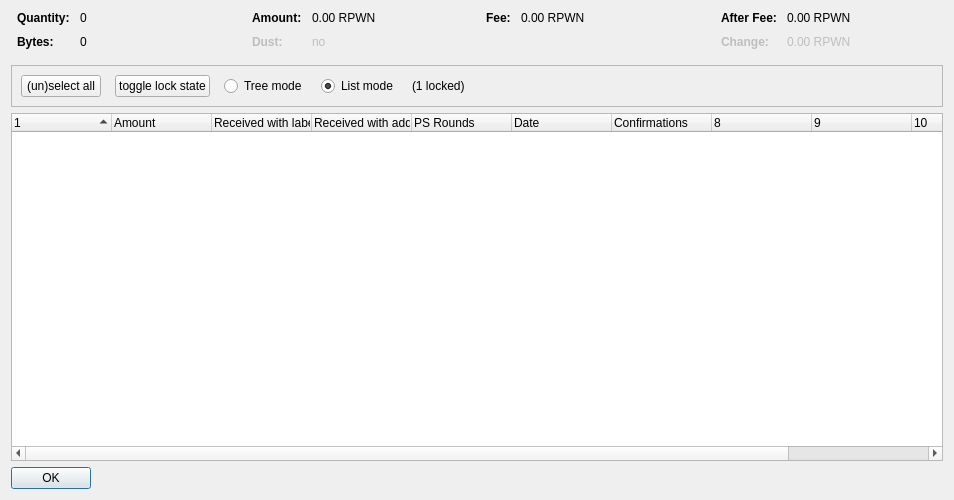
<?xml version="1.0" encoding="UTF-8"?>
<ui version="4.0">
 <class>CoinControlDialog</class>
 <widget class="QDialog" name="CoinControlDialog">
  <property name="geometry">
   <rect>
    <x>0</x>
    <y>0</y>
    <width>954</width>
    <height>500</height>
   </rect>
  </property>
  <property name="windowTitle">
   <string>Coin Selection</string>
  </property>
  <layout class="QVBoxLayout" name="verticalLayout">
   <item>
    <layout class="QHBoxLayout" name="horizontalLayoutTop" stretch="0,0,0,0">
     <property name="topMargin">
      <number>0</number>
     </property>
     <property name="bottomMargin">
      <number>10</number>
     </property>
     <item>
      <layout class="QFormLayout" name="formLayoutCoinControl1">
       <property name="horizontalSpacing">
        <number>10</number>
       </property>
       <property name="verticalSpacing">
        <number>10</number>
       </property>
       <property name="leftMargin">
        <number>6</number>
       </property>
       <property name="rightMargin">
        <number>6</number>
       </property>
       <item row="0" column="0">
        <widget class="QLabel" name="labelCoinControlQuantityText">
         <property name="font">
          <font>
           <weight>75</weight>
           <bold>true</bold>
          </font>
         </property>
         <property name="text">
          <string>Quantity:</string>
         </property>
        </widget>
       </item>
       <item row="0" column="1">
        <widget class="QLabel" name="labelCoinControlQuantity">
         <property name="cursor">
          <cursorShape>IBeamCursor</cursorShape>
         </property>
         <property name="contextMenuPolicy">
          <enum>Qt::ActionsContextMenu</enum>
         </property>
         <property name="text">
          <string notr="true">0</string>
         </property>
         <property name="textInteractionFlags">
          <set>Qt::LinksAccessibleByMouse|Qt::TextSelectableByKeyboard|Qt::TextSelectableByMouse</set>
         </property>
        </widget>
       </item>
       <item row="1" column="0">
        <widget class="QLabel" name="labelCoinControlBytesText">
         <property name="font">
          <font>
           <weight>75</weight>
           <bold>true</bold>
          </font>
         </property>
         <property name="text">
          <string>Bytes:</string>
         </property>
        </widget>
       </item>
       <item row="1" column="1">
        <widget class="QLabel" name="labelCoinControlBytes">
         <property name="cursor">
          <cursorShape>IBeamCursor</cursorShape>
         </property>
         <property name="contextMenuPolicy">
          <enum>Qt::ActionsContextMenu</enum>
         </property>
         <property name="text">
          <string notr="true">0</string>
         </property>
         <property name="textInteractionFlags">
          <set>Qt::LinksAccessibleByMouse|Qt::TextSelectableByKeyboard|Qt::TextSelectableByMouse</set>
         </property>
        </widget>
       </item>
      </layout>
     </item>
     <item>
      <layout class="QFormLayout" name="formLayoutCoinControl2">
       <property name="horizontalSpacing">
        <number>10</number>
       </property>
       <property name="verticalSpacing">
        <number>10</number>
       </property>
       <property name="leftMargin">
        <number>6</number>
       </property>
       <property name="rightMargin">
        <number>6</number>
       </property>
       <item row="0" column="0">
        <widget class="QLabel" name="labelCoinControlAmountText">
         <property name="font">
          <font>
           <weight>75</weight>
           <bold>true</bold>
          </font>
         </property>
         <property name="text">
          <string>Amount:</string>
         </property>
        </widget>
       </item>
       <item row="0" column="1">
        <widget class="QLabel" name="labelCoinControlAmount">
         <property name="cursor">
          <cursorShape>IBeamCursor</cursorShape>
         </property>
         <property name="contextMenuPolicy">
          <enum>Qt::ActionsContextMenu</enum>
         </property>
         <property name="text">
          <string notr="true">0.00 RPWN</string>
         </property>
         <property name="textInteractionFlags">
          <set>Qt::LinksAccessibleByMouse|Qt::TextSelectableByKeyboard|Qt::TextSelectableByMouse</set>
         </property>
        </widget>
       </item>
       <item row="1" column="0">
        <widget class="QLabel" name="labelCoinControlLowOutputText">
         <property name="enabled">
          <bool>false</bool>
         </property>
         <property name="font">
          <font>
           <weight>75</weight>
           <bold>true</bold>
          </font>
         </property>
         <property name="text">
          <string>Dust:</string>
         </property>
        </widget>
       </item>
       <item row="1" column="1">
        <widget class="QLabel" name="labelCoinControlLowOutput">
         <property name="enabled">
          <bool>false</bool>
         </property>
         <property name="cursor">
          <cursorShape>IBeamCursor</cursorShape>
         </property>
         <property name="contextMenuPolicy">
          <enum>Qt::ActionsContextMenu</enum>
         </property>
         <property name="text">
          <string notr="true">no</string>
         </property>
         <property name="textInteractionFlags">
          <set>Qt::LinksAccessibleByMouse|Qt::TextSelectableByKeyboard|Qt::TextSelectableByMouse</set>
         </property>
        </widget>
       </item>
      </layout>
     </item>
     <item>
      <layout class="QFormLayout" name="formLayoutCoinControl3">
       <property name="horizontalSpacing">
        <number>10</number>
       </property>
       <property name="verticalSpacing">
        <number>10</number>
       </property>
       <property name="leftMargin">
        <number>6</number>
       </property>
       <property name="rightMargin">
        <number>6</number>
       </property>
       <item row="0" column="0">
        <widget class="QLabel" name="labelCoinControlFeeText">
         <property name="font">
          <font>
           <weight>75</weight>
           <bold>true</bold>
          </font>
         </property>
         <property name="text">
          <string>Fee:</string>
         </property>
        </widget>
       </item>
       <item row="0" column="1">
        <widget class="QLabel" name="labelCoinControlFee">
         <property name="cursor">
          <cursorShape>IBeamCursor</cursorShape>
         </property>
         <property name="contextMenuPolicy">
          <enum>Qt::ActionsContextMenu</enum>
         </property>
         <property name="text">
          <string notr="true">0.00 RPWN</string>
         </property>
         <property name="textInteractionFlags">
          <set>Qt::LinksAccessibleByMouse|Qt::TextSelectableByKeyboard|Qt::TextSelectableByMouse</set>
         </property>
        </widget>
       </item>
      </layout>
     </item>
     <item>
      <layout class="QFormLayout" name="formLayoutCoinControl4">
       <property name="horizontalSpacing">
        <number>10</number>
       </property>
       <property name="verticalSpacing">
        <number>10</number>
       </property>
       <property name="leftMargin">
        <number>6</number>
       </property>
       <property name="rightMargin">
        <number>6</number>
       </property>
       <item row="0" column="0">
        <widget class="QLabel" name="labelCoinControlAfterFeeText">
         <property name="font">
          <font>
           <weight>75</weight>
           <bold>true</bold>
          </font>
         </property>
         <property name="text">
          <string>After Fee:</string>
         </property>
        </widget>
       </item>
       <item row="0" column="1">
        <widget class="QLabel" name="labelCoinControlAfterFee">
         <property name="cursor">
          <cursorShape>IBeamCursor</cursorShape>
         </property>
         <property name="contextMenuPolicy">
          <enum>Qt::ActionsContextMenu</enum>
         </property>
         <property name="text">
          <string notr="true">0.00 RPWN</string>
         </property>
         <property name="textInteractionFlags">
          <set>Qt::LinksAccessibleByMouse|Qt::TextSelectableByKeyboard|Qt::TextSelectableByMouse</set>
         </property>
        </widget>
       </item>
       <item row="1" column="0">
        <widget class="QLabel" name="labelCoinControlChangeText">
         <property name="enabled">
          <bool>false</bool>
         </property>
         <property name="font">
          <font>
           <weight>75</weight>
           <bold>true</bold>
          </font>
         </property>
         <property name="text">
          <string>Change:</string>
         </property>
        </widget>
       </item>
       <item row="1" column="1">
        <widget class="QLabel" name="labelCoinControlChange">
         <property name="enabled">
          <bool>false</bool>
         </property>
         <property name="cursor">
          <cursorShape>IBeamCursor</cursorShape>
         </property>
         <property name="contextMenuPolicy">
          <enum>Qt::ActionsContextMenu</enum>
         </property>
         <property name="text">
          <string notr="true">0.00 RPWN</string>
         </property>
         <property name="textInteractionFlags">
          <set>Qt::LinksAccessibleByMouse|Qt::TextSelectableByKeyboard|Qt::TextSelectableByMouse</set>
         </property>
        </widget>
       </item>
      </layout>
     </item>
    </layout>
   </item>
   <item>
    <widget class="QFrame" name="frame">
     <property name="minimumSize">
      <size>
       <width>0</width>
       <height>40</height>
      </size>
     </property>
     <property name="frameShape">
      <enum>QFrame::StyledPanel</enum>
     </property>
     <property name="frameShadow">
      <enum>QFrame::Sunken</enum>
     </property>
     <layout class="QHBoxLayout" name="horizontalLayout">
      <item>
       <layout class="QHBoxLayout" name="horizontalLayoutPanel" stretch="0,0,0,0,0,0">
        <property name="spacing">
         <number>14</number>
        </property>
        <item>
         <widget class="QPushButton" name="pushButtonSelectAll">
          <property name="sizePolicy">
           <sizepolicy hsizetype="Maximum" vsizetype="Fixed">
            <horstretch>0</horstretch>
            <verstretch>0</verstretch>
           </sizepolicy>
          </property>
          <property name="text">
           <string>(un)select all</string>
          </property>
          <property name="autoDefault">
           <bool>false</bool>
          </property>
         </widget>
        </item>
        <item>
         <widget class="QPushButton" name="pushButtonToggleLock">
          <property name="sizePolicy">
           <sizepolicy hsizetype="Maximum" vsizetype="Fixed">
            <horstretch>0</horstretch>
            <verstretch>0</verstretch>
           </sizepolicy>
          </property>
          <property name="text">
           <string>toggle lock state</string>
          </property>
          <property name="autoDefault">
           <bool>false</bool>
          </property>
         </widget>
        </item>
        <item>
         <widget class="QRadioButton" name="radioTreeMode">
          <property name="sizePolicy">
           <sizepolicy hsizetype="Maximum" vsizetype="Fixed">
            <horstretch>0</horstretch>
            <verstretch>0</verstretch>
           </sizepolicy>
          </property>
          <property name="text">
           <string>Tree mode</string>
          </property>
         </widget>
        </item>
        <item>
         <widget class="QRadioButton" name="radioListMode">
          <property name="sizePolicy">
           <sizepolicy hsizetype="Maximum" vsizetype="Fixed">
            <horstretch>0</horstretch>
            <verstretch>0</verstretch>
           </sizepolicy>
          </property>
          <property name="text">
           <string>List mode</string>
          </property>
          <property name="checked">
           <bool>true</bool>
          </property>
         </widget>
        </item>
        <item>
         <widget class="QLabel" name="labelLocked">
          <property name="text">
           <string>(1 locked)</string>
          </property>
         </widget>
        </item>
        <item>
         <spacer name="horizontalSpacer">
          <property name="orientation">
           <enum>Qt::Horizontal</enum>
          </property>
          <property name="sizeHint" stdset="0">
           <size>
            <width>40</width>
            <height>20</height>
           </size>
          </property>
         </spacer>
        </item>
       </layout>
      </item>
     </layout>
    </widget>
   </item>
   <item>
    <widget class="CoinControlTreeWidget" name="treeWidget">
     <property name="contextMenuPolicy">
      <enum>Qt::CustomContextMenu</enum>
     </property>
     <property name="sortingEnabled">
      <bool>false</bool>
     </property>
     <property name="columnCount">
      <number>11</number>
     </property>
     <attribute name="headerShowSortIndicator" stdset="0">
      <bool>true</bool>
     </attribute>
     <attribute name="headerStretchLastSection">
      <bool>false</bool>
     </attribute>
     <column>
      <property name="text">
       <string/>
      </property>
     </column>
     <column>
      <property name="text">
       <string>Amount</string>
      </property>
     </column>
     <column>
      <property name="text">
       <string>Received with label</string>
      </property>
     </column>
     <column>
      <property name="text">
       <string>Received with address</string>
      </property>
     </column>
     <column>
      <property name="text">
       <string>PS Rounds</string>
      </property>
     </column>
     <column>
      <property name="text">
       <string>Date</string>
      </property>
     </column>
     <column>
      <property name="text">
       <string>Confirmations</string>
      </property>
      <property name="toolTip">
       <string>Confirmed</string>
      </property>
     </column>
     <column>
      <property name="text">
       <string/>
      </property>
     </column>
     <column>
      <property name="text">
       <string/>
      </property>
     </column>
     <column>
      <property name="text">
       <string/>
      </property>
     </column>
     <column>
      <property name="text">
       <string/>
      </property>
     </column>
    </widget>
   </item>
   <item>
    <widget class="QDialogButtonBox" name="buttonBox">
     <property name="sizePolicy">
      <sizepolicy hsizetype="Maximum" vsizetype="Fixed">
       <horstretch>0</horstretch>
       <verstretch>0</verstretch>
      </sizepolicy>
     </property>
     <property name="orientation">
      <enum>Qt::Horizontal</enum>
     </property>
     <property name="standardButtons">
      <set>QDialogButtonBox::Ok</set>
     </property>
    </widget>
   </item>
  </layout>
 </widget>
 <customwidgets>
  <customwidget>
   <class>CoinControlTreeWidget</class>
   <extends>QTreeWidget</extends>
   <header>coincontroltreewidget.h</header>
  </customwidget>
 </customwidgets>
 <resources/>
 <connections/>
</ui>
